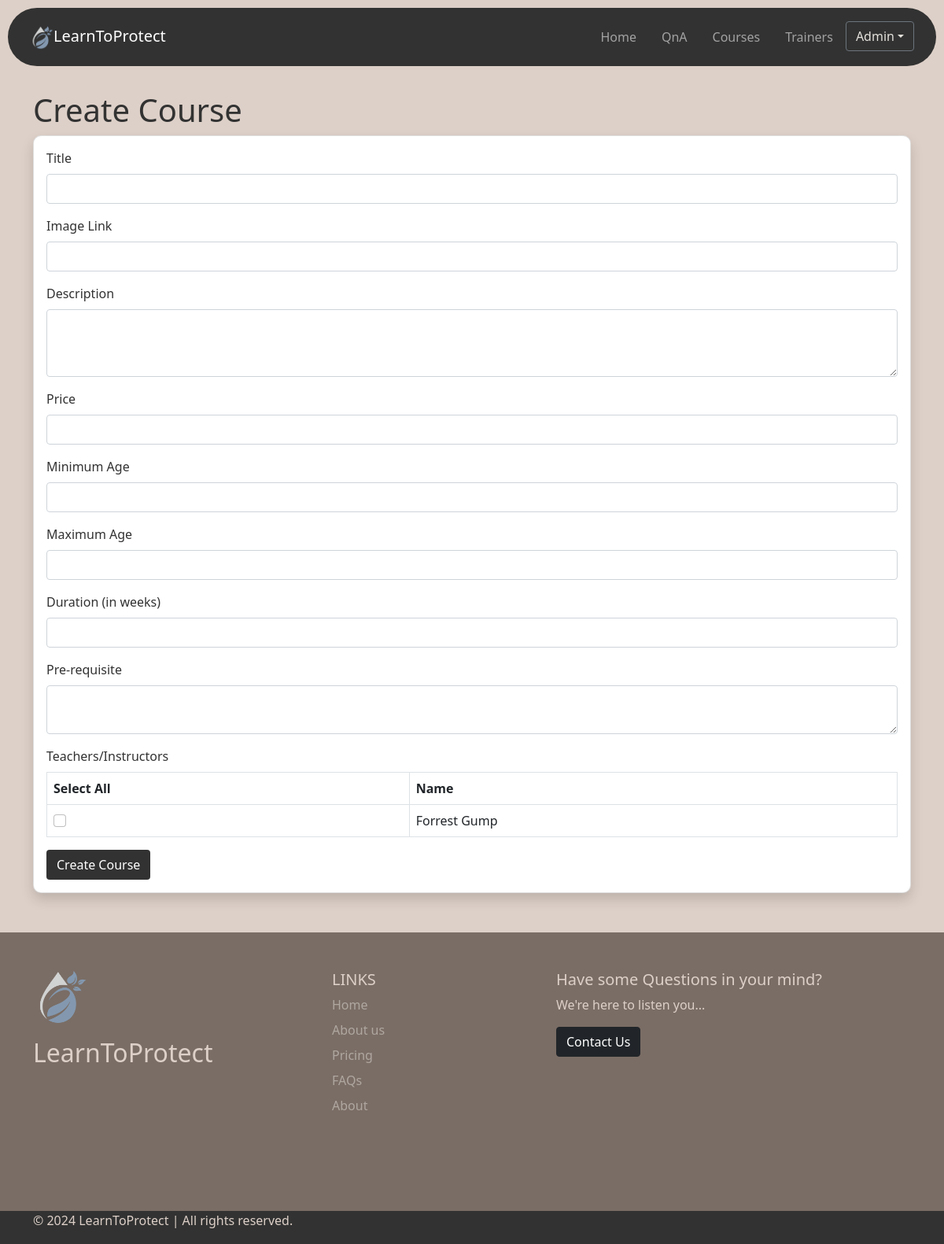
The app's page /Course_Create.php (signed in) with its own data.
### tables this page shows
CREATE TABLE `user` (
  `id` int(11) NOT NULL,
  `first_name` varchar(100) NOT NULL,
  `last_name` varchar(100) NOT NULL,
  `email` varchar(100) NOT NULL,
  `phone_num` varchar(15) DEFAULT NULL,
  `password` varchar(255) NOT NULL,
  `role_id` int(11) DEFAULT NULL
);

### Course_Create.php (the view, shortened to what this page needs)
<!DOCTYPE html>
<html lang="en">
<head>
    <link href="https://cdn.jsdelivr.net/npm/bootstrap@5.0.2/dist/css/bootstrap.min.css" rel="stylesheet">
</head>
<body>
    <?php include 'navbar.php'; ?>
    <div class="container mt-3">
        <h1>Create Course</h1>
        <div class="card shadow">
            <div class="card-body">
                <form id="course-form" action="store_course.php" method="post" enctype="multipart/form-data">
                    <div class="mb-3">
                        <label for="title" class="form-label">Title</label>
                        <input type="text" class="form-control" id="title" name="title" required>
                    </div>
                    <div class="mb-3">
                        <label for="image" class="form-label">Image Link</label>
                        <input type="url" class="form-control" id="image" name="image" required>
                    </div>
                    <div class="mb-3">
                        <label for="description" class="form-label">Description</label>
                        <textarea class="form-control" id="description" name="description" rows="3" required></textarea>
                    </div>
                    <div class="mb-3">
                        <label for="price" class="form-label">Price</label>
                        <input type="number" class="form-control" id="price" name="price" required>
                    </div>
                    <div class="mb-3">
                        <label for="minAge" class="form-label">Minimum Age</label>
                        <input type="number" class="form-control" id="minAge" name="minAge" required>
                    </div>
                    <div class="mb-3">
                        <label for="maxAge" class="form-label">Maximum Age</label>
                        <input type="number" class="form-control" id="maxAge" name="maxAge" required>
                    </div>
                    <div class="mb-3">
                        <label for="duration" class="form-label">Duration (in weeks)</label>
                        <input type="number" class="form-control" id="duration" name="duration" required>
                    </div>
                    <div class="mb-3">
                        <label for="prerequisite" class="form-label">Pre-requisite</label>
                        <textarea class="form-control" id="prerequisite" name="prerequisite" rows="2"
                            required></textarea>
                    </div>
                    <div class="mb-3">
                        <label for="teachers" class="form-label">Teachers/Instructors</label>
                        <table class="table table-bordered table-hover">
                            <thead>
                                <tr>
                                    <th scope="col">
                                        Select All
                                    </th>
                                    <th scope="col">Name</th>
                                </tr>
                            </thead>
                            <tbody>
                                <?php
                                $query = "SELECT * FROM user WHERE role_id = 2";
                                $result = mysqli_query($conn, $query);
                                if ($result && mysqli_num_rows($result) > 0) {
                                    while ($row = mysqli_fetch_assoc($result)) {
                                        echo '<tr>';
                                        echo '<td><input type="checkbox" class="form-check-input" name="teachers[]" value="' . $row['id'] . '"></td>';
                                        echo '<td>' . $row['first_name'] . ' ' . $row['last_name'] . '</td>';
                                        echo '</tr>';
                                    }
                                }
                                ?>
                            </tbody>
                        </table>
                    </div>
                    <button type="submit" class="btn btn-custom">Create Course</button>
                </form>
            </div>
        </div>
    </div>
</body>
</html>

### navbar.php (shortened to what this page needs)
<head>
  <link rel="stylesheet" href="./CSS/navbar.css" />
</head>
<body>
  <div class="nav-container">
    <nav class="navbar fixed-top navbar-expand-lg navbar-dark p-3 custom-nav">
      <div class="container-fluid">
        <a class="navbar-brand" href="#"><img src="./components/logo.png" alt="" class="logo" />LearnToProtect</a>
        <div class="collapse navbar-collapse" id="navbarNavDropdown">
          <ul class="navbar-nav ms-auto">
            <li class="nav-item">
              <a class="nav-link mx-2" aria-current="page" href="./index.php">Home</a>
            </li>
            <li class="nav-item">
              <a class="nav-link mx-2" href="./QnA.php">QnA</a>
            </li>
            <li class="nav-item">
              <a class="nav-link mx-2" href="./CAT.php">Courses</a>
            </li>
            <li class="nav-item">
              <a class="nav-link mx-2" href="./trainerpage.php">Trainers</a>
            </li>
            <?php
            include ('connection.php');
            if (!isset($_SESSION['username'])) {
              echo '<a class="btn btn-secondary" type="button" href="./signup.php">Login</a>';
            } else {
              $username = $_SESSION['username'];
              $role_id = $_SESSION['role_id'];
              if ($role_id == 1) {
                $url = "./admin.php";
              } else if ($role_id == 2) {
                $query = "SELECT * from user where email = '$username'";
                $result = mysqli_query($conn, $query);
                $row = mysqli_fetch_assoc($result);
                $url = "./trainer_dashboard.php?id=" . $row['id'];
              } else if ($role_id == 3) {
                $url = "./guardian_dashboard.php";
              } else {
                echo "<script>console.log('Error in role_id');</script>";
              }
              $query = "SELECT first_name from user where email = '$username'";
              $result = mysqli_query($conn, $query);
              if ($result) {
                $row = mysqli_fetch_assoc($result);
                echo '<div class="dropdown">
                <button class="btn btn-secondary dropdown-toggle" type="button" id="profileBtn" data-bs-toggle="dropdown" aria-expanded="false">'
                  . $row["first_name"] .
                  '</button>
                <ul class="dropdown-menu" aria-labelledby="profileBtn">
                  <li><a class="dropdown-item" href=' . $url . '>Profile</a></li>
                  <li><a class="dropdown-item" href="./logout.php">Logout</a></li>
                </ul>
              </div>';
              } else {
                echo "<script>Error in fetching data</script>";
              }
            }
            ?>
          </ul>
        </div>
      </div>
    </nav>
  </div>
</body>

### CSS/navbar.css (style rules this page uses)
.nav-container { padding-bottom: 100px; }
.nav-container nav { border-radius: 50px; }
.nav-container .fixed-top { top: 10px; right: 10px; left: 10px; }
.nav-container .custom-nav { background-color: #323232; }
.logo { width: 30px; }
.nav-container button { background-color: #4774f1; color: #e4e1dc; }
.nav-link-text { color: #e4e1dc; opacity: 0.5; text-decoration: none; }
.nav-container button { background: #323232; }

### CSS/footer.css (style rules this page uses)
.footer-sec-1 { background-color: #7a6d65; color: #DDD0C8; }
.footer-sec-2 { background-color: #323232; color: #DDD0C8; }
.footer-logo { width: 70px; }

### Course_Create.php (style rules this page uses)
body { background-color: #DDD0C8; color: #323232; }
.container { margin-top: 50px; }
.card { background-color: #fff; border-radius: 10px; box-shadow: 0 0 10px rgba(0, 0, 0, 0.1); }
.btn-custom { background-color: #323232; color: white; }

### records on screen
user: first_name "Admin"
user: first_name "Forrest", last_name "Gump"
